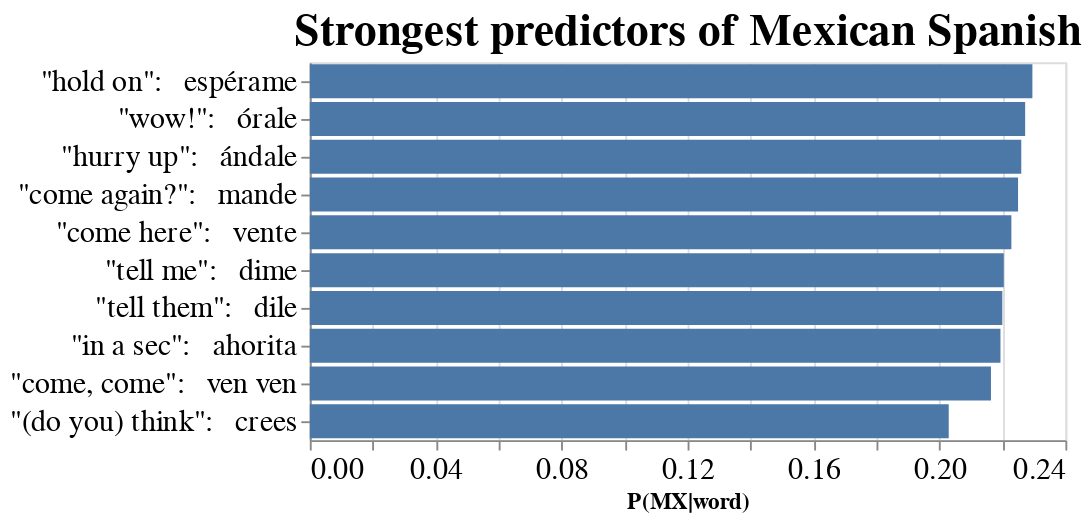

Source (notebook cell):
### Code cell
predictMX

### Figure 1 — Vega-Lite specification as saved in the notebook (floating-point values rounded to 4 significant figures)
{"config": {"view": {"continuousWidth": 400, "continuousHeight": 300}, "axis": {"labelFontSize": 16, "titleFontSize": 12}, "title": {"fontSize": 24}}, "data": {"name": "data-3cd2bf26053c911718df8375fd698951"}, "mark": "bar", "encoding": {"x": {"type": "quantitative", "field": "P(MX|word)"}, "y": {"type": "nominal", "field": "word/translation", "sort": "-x", "title": null}}, "title": "Strongest predictors of Mexican Spanish", "$schema": "https://vega.github.io/schema/vega-lite/v4.8.1.json", "datasets": {"data-3cd2bf26053c911718df8375fd698951": [{"translation": "\"hold on\"", "word": "espérame", "count": 109, "logP(word|MX)": -8.741, "logP(word|nonMX)": -11.67, "logP(word)": -7.912, "logP(MX|word)": -1.472, "logP(nonMX|word)": -4.508, "P(MX|word)": 0.2295, "P(nonMX|word)": 0.01102, "word/translation": "\"hold on\":   espérame"}, {"translation": "\"wow!\"", "word": "órale", "count": 190, "logP(word|MX)": -8.195, "logP(word|nonMX)": -11.86, "logP(word)": -7.356, "logP(MX|word)": -1.482, "logP(nonMX|word)": -5.246, "P(MX|word)": 0.2272, "P(nonMX|word)": 0.005267, "word/translation": "\"wow!\":   órale"}, {"translation": "\"hurry up\"", "word": "ándale", "count": 241, "logP(word|MX)": -7.963, "logP(word|nonMX)": -11.86, "logP(word)": -7.119, "logP(MX|word)": -1.487, "logP(nonMX|word)": -5.484, "P(MX|word)": 0.226, "P(nonMX|word)": 0.004152, "word/translation": "\"hurry up\":   ándale"}, {"translation": "\"come again?\"", "word": "mande", "count": 124, "logP(word|MX)": -8.632, "logP(word|nonMX)": -11.39, "logP(word)": -7.783, "logP(MX|word)": -1.492, "logP(nonMX|word)": -4.35, "P(MX|word)": 0.225, "P(nonMX|word)": 0.01291, "word/translation": "\"come again?\":   mande"}, {"translation": "\"come here\"", "word": "vente", "count": 153, "logP(word|MX)": -8.431, "logP(word|nonMX)": -11.27, "logP(word)": -7.573, "logP(MX|word)": -1.501, "logP(nonMX|word)": -4.442, "P(MX|word)": 0.2228, "P(nonMX|word)": 0.01177, "word/translation": "\"come here\":   vente"}, {"translation": "\"tell me\"", "word": "dime", "count": 230, "logP(word|MX)": -8.035, "logP(word|nonMX)": -11.07, "logP(word)": -7.165, "logP(MX|word)": -1.512, "logP(nonMX|word)": -4.649, "P(MX|word)": 0.2204, "P(nonMX|word)": 0.009572, "word/translation": "\"tell me\":   dime"}, {"translation": "\"tell them\"", "word": "dile", "count": 311, "logP(word|MX)": -7.735, "logP(word|nonMX)": -10.98, "logP(word)": -6.864, "logP(MX|word)": -1.514, "logP(nonMX|word)": -4.864, "P(MX|word)": 0.22, "P(nonMX|word)": 0.007722, "word/translation": "\"tell them\":   dile"}, {"translation": "\"in a sec\"", "word": "ahorita", "count": 439, "logP(word|MX)": -7.393, "logP(word|nonMX)": -10.83, "logP(word)": -6.519, "logP(MX|word)": -1.517, "logP(nonMX|word)": -5.054, "P(MX|word)": 0.2194, "P(nonMX|word)": 0.006383, "word/translation": "\"in a sec\":   ahorita"}, {"translation": "\"come, come\"", "word": "ven ven", "count": 132, "logP(word|MX)": -8.608, "logP(word|nonMX)": -10.9, "logP(word)": -7.721, "logP(MX|word)": -1.531, "logP(nonMX|word)": -3.927, "P(MX|word)": 0.2164, "P(nonMX|word)": 0.01971, "word/translation": "\"come, come\":   ven ven"}, {"translation": "\"(do you) think\"", "word": "crees", "count": 168, "logP(word|MX)": -8.431, "logP(word|nonMX)": -10.29, "logP(word)": -7.479, "logP(MX|word)": -1.595, "logP(nonMX|word)": -3.555, "P(MX|word)": 0.2029, "P(nonMX|word)": 0.02859, "word/translation": "\"(do you) think\":   crees"}]}}
